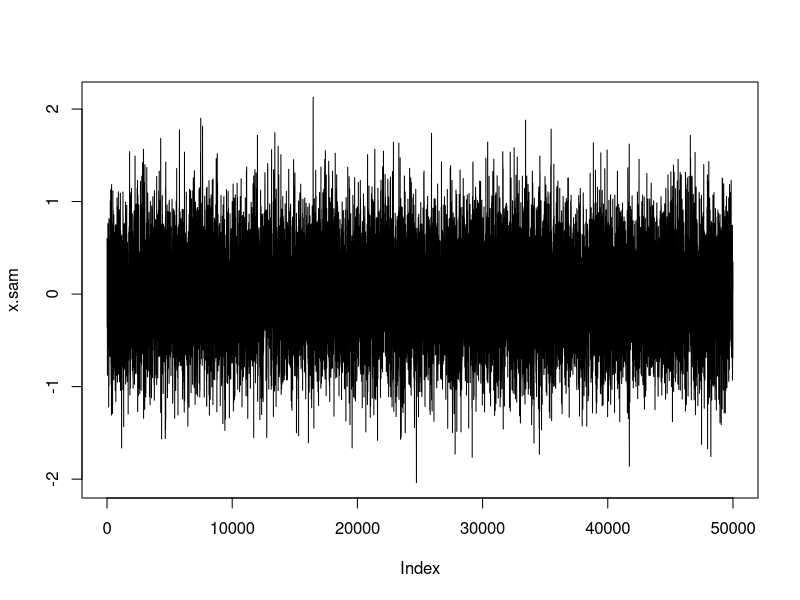

The R source for this figure:
## ---- chunk 1
knitr::opts_chunk$set(echo = TRUE)
## ---- chunk 2
f.metropolis.x <- function(niter, x0) {
  tmp.x <- rep(NA, niter)
  tmp.x[1] <- x0 # choose a starting point
  
  for(ii in 2:niter) {
    tmp.x[ii] <- tmp.x[ii-1] + rnorm(1) # propose new value
    tmp.dist.x <- (1 / sqrt(.1907) ) * exp( (-1 / (2*.1907) )*(tmp.x[ii-1]-0)^2) 
    tmp.dist.x.proposed <- (1 / sqrt(.2266) ) * exp( (-1 / (2*.2266) )*(tmp.x[ii]-0)^2) 
    tmp.alpha <- min(tmp.dist.x.proposed/tmp.dist.x, 1)
    tmp.U <- runif(1)
    tmp.x[ii] <- ifelse( tmp.U < tmp.alpha, tmp.x[ii], tmp.x[ii-1] )
  }
  return(tmp.x)
}
set.seed(10)
x.sam <- f.metropolis.x(niter=50000, x0=.580)
plot(x.sam, type="l")
## ---- chunk 3
post.mean <- mean(x.sam[10001:50000])
post.var <- var(x.sam[10001:50000])
c(post.mean, post.var)
